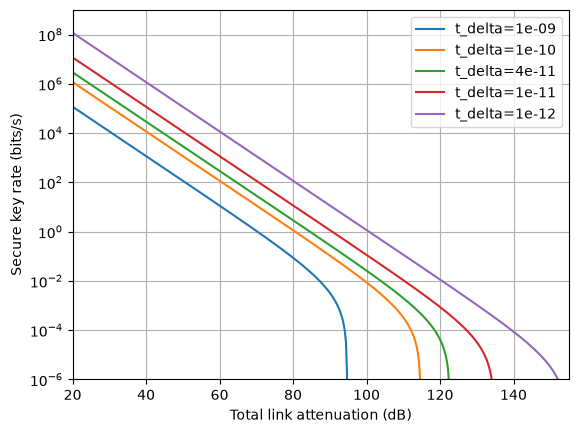

Here is the Python script that generated this plot:
import pathlib

import matplotlib.pyplot as plt
import numpy as np
import numpy.typing as npt
from scipy.optimize import minimize

from qtoolkit.misc_functions import dB_to_fraction
from qtoolkit.qkd import cw


def secure_key_rate(
    total_attenuation_db: float,
    brightness: float,
    coincidence_window: float,
    timing_imprecision: float,
    *,
    dark_count_rate: float = 1000.0,
    polarisation_error: float = 0.01,
) -> float:
    '''Calculate the secure key rate for a symmetric link.'''

    efficiency = float(dB_to_fraction(total_attenuation_db / 2))

    true_singles = cw.true_single_rate(
        brightness=float(brightness),
        efficiency=efficiency,
    )

    measured_singles = cw.measured_single_rate(
        true_singles_rate=true_singles,
        dark_count_rate=dark_count_rate,
    )

    true_coincidences = cw.true_coincidence_rate(
        brightness=brightness,
        efficiency_a=efficiency,
        efficiency_b=efficiency,
    )

    accidental_coincidences = cw.accidental_coincidence_rate_approx(
        measured_singles_a=measured_singles,
        measured_singles_b=measured_singles,
        coincidence_window=coincidence_window,
    )

    window_efficiency = cw.coincidence_window_efficiency(
        coincidence_window=coincidence_window,
        timing_imprecision=timing_imprecision,
    )

    measured_coincidences = cw.measured_coincidence_rate(
        coincidence_window_efficiency=window_efficiency,
        true_coincidence_rate=true_coincidences,
        accidental_coincidence_rate=accidental_coincidences,
    )

    erroneous_coincidences = cw.erroneous_coincidence_rate(
        coincidence_window_efficiency=window_efficiency,
        true_coincidence_rate=true_coincidences,
        polarisation_error=polarisation_error,
        accidental_coincidence_rate=accidental_coincidences,
    )

    qber = cw.qber_from_rate(
        erroneous_coincidence_rate=erroneous_coincidences,
        measured_coincidence_rate=measured_coincidences,
    )

    return cw.secure_key_rate_symmetric(
        qber=qber,
        measured_coincidence_rate=measured_coincidences,
    )


def optimise_secure_key_rate(
    total_attenuation_db: float,
    timing_imprecision: float,
    *,
    dark_count_rate: float = 1000.0,
    polarisation_error: float = 0.01,
    x0: tuple[float, float] = (7.0, 1.0),
):
    def objective(x: npt.NDArray) -> float:
        brightness = 10**x[0]
        coincidence_window = x[1] * timing_imprecision

        return -secure_key_rate(
            total_attenuation_db=total_attenuation_db,
            brightness=brightness,
            coincidence_window=coincidence_window,
            timing_imprecision=timing_imprecision,
            dark_count_rate=dark_count_rate,
            polarisation_error=polarisation_error,
        )

    result = minimize(
        objective,
        x0=x0,
        bounds=[
            (2.0, 14.0),
            (0.001, 10.0),
        ],
        method='Nelder-Mead',
    )

    return -result.fun, result.x


if __name__ == '__main__':
    fig, ax = plt.subplots()
    timing_imprecision = [
        1e-9,1e-10,4e-11,1e-11,1e-12
    ]

    attenuations = np.linspace(20, 156, 500)

    key_rates = np.empty_like(attenuations)

    for t_delta in timing_imprecision:
        key_rates = np.empty_like(attenuations)

        x0 = (7.0, 1.0)

        for i, attenuation in enumerate(attenuations):
            key_rates[i], x0 = optimise_secure_key_rate(
                total_attenuation_db=attenuation,
                timing_imprecision=t_delta,
                dark_count_rate=1000,
                polarisation_error=0.01,
                x0=x0,
            )

        ax.plot(
            attenuations,
            key_rates,
            label=f'{t_delta=}'
        )

    ax.set_xlabel('Total link attenuation (dB)')
    ax.set_ylabel('Secure key rate (bits/s)')
    ax.set_xlim(20,155)
    ax.set_ylim(1e-6,1e9)
    ax.set_yscale('log')
    ax.grid()
    ax.legend()


    fig.savefig(
        pathlib.Path(__file__).with_suffix('.png'),
        dpi='figure',
        bbox_inches='tight',
    )
    plt.show()
